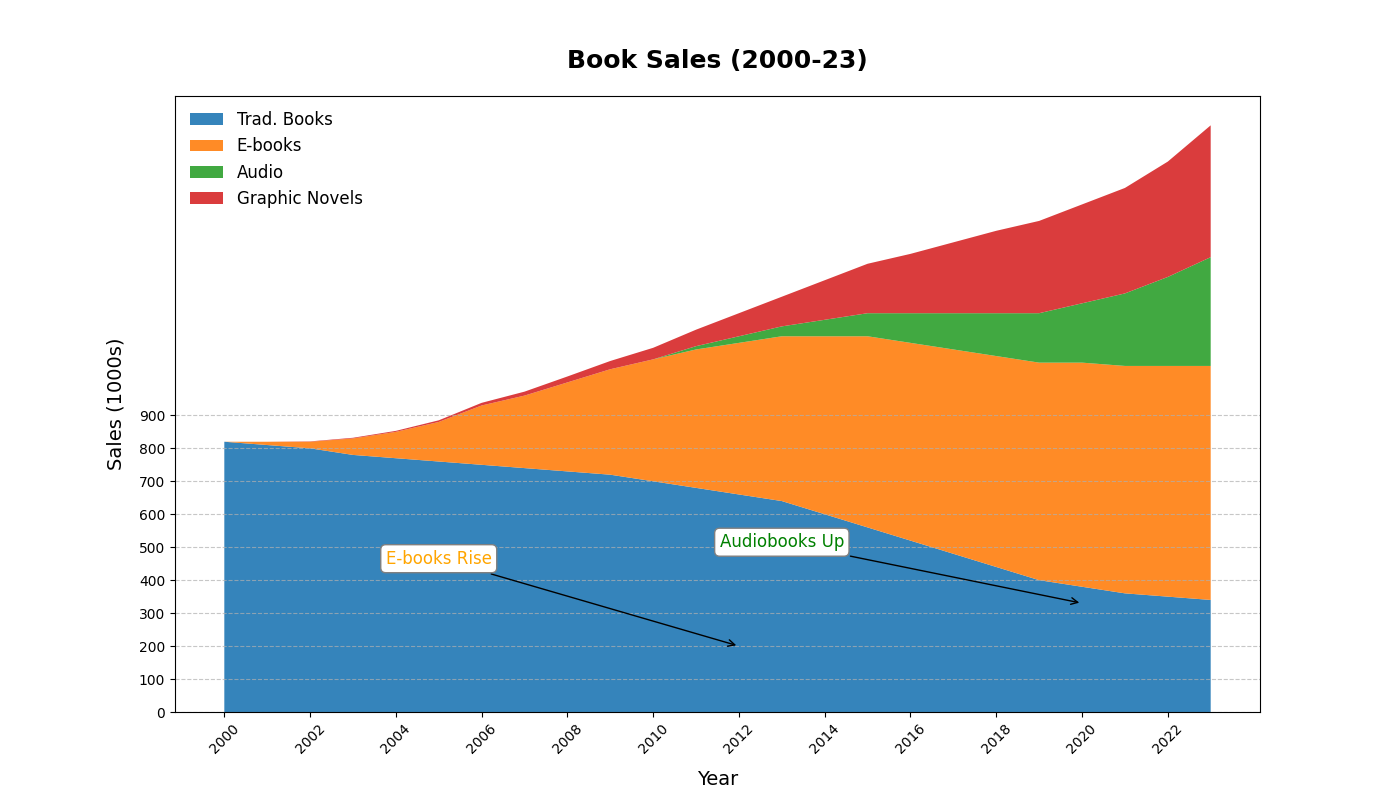

Python code for this plot:
import matplotlib.pyplot as plt
import numpy as np

# Data for the chart
years = np.arange(2000, 2024)
traditional_books_sales = [820, 810, 800, 780, 770, 760, 750, 740, 730, 720, 700, 680, 660, 640, 600, 560, 520, 480, 440, 400, 380, 360, 350, 340]
e_books_sales = [0, 10, 20, 50, 80, 120, 180, 220, 270, 320, 370, 420, 460, 500, 540, 580, 600, 620, 640, 660, 680, 690, 700, 710]
audiobooks_sales = [0, 0, 0, 0, 0, 0, 0, 0, 0, 0, 0, 10, 20, 30, 50, 70, 90, 110, 130, 150, 180, 220, 270, 330]
graphic_novels_sales = [0, 0, 1, 2, 3, 5, 8, 12, 18, 25, 35, 50, 70, 90, 120, 150, 180, 215, 250, 280, 300, 320, 350, 400]

# Stack and plot the data
sales_data = np.vstack([traditional_books_sales, e_books_sales, audiobooks_sales, graphic_novels_sales])
fig, ax = plt.subplots(figsize=(14, 8))
colors = ['#1f77b4', '#ff7f0e', '#2ca02c', '#d62728']
ax.stackplot(years, sales_data, labels=['Trad. Books', 'E-books', 'Audio', 'Graphic Novels'], colors=colors, alpha=0.9)

# Simplified title and labels
plt.title('Book Sales (2000-23)', fontsize=18, fontweight='bold', pad=20)
plt.xlabel('Year', fontsize=14, labelpad=10)
plt.ylabel('Sales (1000s)', fontsize=14, labelpad=10)

# Customize ticks and grid
plt.xticks(years[::2], rotation=45)
plt.yticks(np.arange(0, 901, 100))
plt.grid(axis='y', linestyle='--', alpha=0.7)

# Add a legend
plt.legend(loc='upper left', fontsize=12, frameon=False)

# Annotate trends
ax.annotate('E-books Rise', xy=(2012, 200), xytext=(2005, 450),
            bbox=dict(boxstyle='round,pad=0.3', edgecolor='gray', facecolor='white'),
            arrowprops=dict(facecolor='black', arrowstyle='->'),
            fontsize=12, color='orange', ha='center')

ax.annotate('Audiobooks Up', xy=(2020, 330), xytext=(2013, 500),
            bbox=dict(boxstyle='round,pad=0.3', edgecolor='gray', facecolor='white'),
            arrowprops=dict(facecolor='black', arrowstyle='->'),
            fontsize=12, color='green', ha='center')

plt.show()
